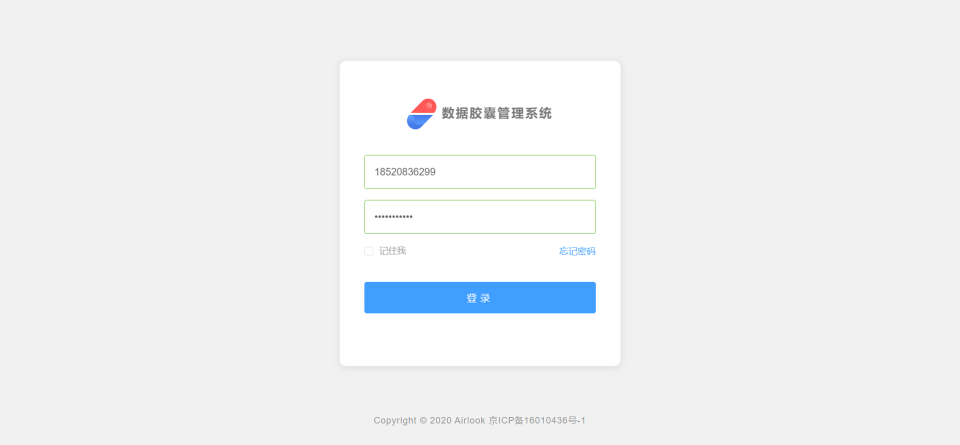
#> input picture screenshot/全国数据.png, 1920 x 889 px, found by its file name (shown at 1/2 size)
$ python ShrinkPic.py   (older library calls are emulated)
#> lines starting #> are read from the running program, lines starting #| are printed output that depends on the picture
import os
from PIL import Image
#这里将图片等比例缩小
ext = ['jpg', 'jpeg', 'png']
files = os.listdir('.')


def process_image(filename, mwidth=200, mheight=400):
#> called with filename = 'E:/datacapsule/screenshot/全国数据.png', mwidth = 200, mheight = 400
    image = Image.open(filename)
#> image is the input picture: PIL image 1920x889 RGBA; mean R, G, B, A 239.7, 241.4, 243, 255
    w, h = image.size
#> w = 1920; h = 889
    if w <= mwidth and h <= mheight:
        print(filename, 'is OK.')
        return
    if (1.0 * w / mwidth) > (1.0 * h / mheight):
        scale = 1.0 * w / mwidth
#> scale = 9.6
        new_im = image.resize((int(w / scale), int(h / scale)), Image.ANTIALIAS)
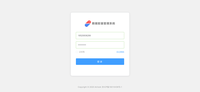
#> new_im: PIL image 200x92 RGBA; mean R, G, B, A 239.6, 241.3, 242.9, 255

    else:
        scale = 1.0 * h / mheight
        new_im = image.resize((int(w / scale), int(h / scale)), Image.ANTIALIAS)
    new_im.save(filename)
    new_im.close()


    for file in files:
        if file.split('.')[-1] in ext:
            process_image(file)
if __name__ == "__main__":
    file='E:/datacapsule/screenshot/全国数据.png'
    process_image(file)
